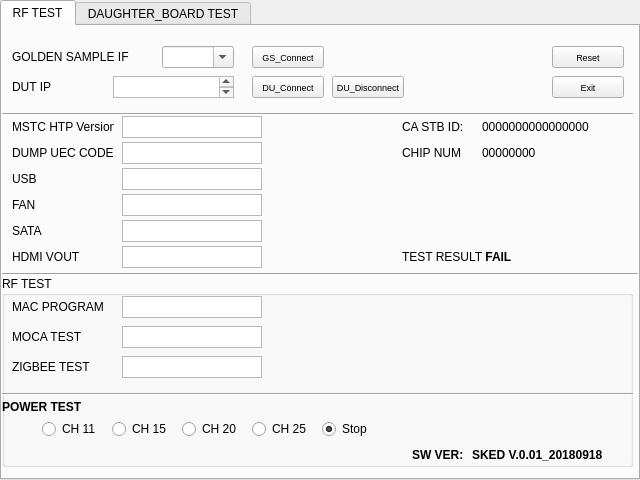
<?xml version="1.0" encoding="UTF-8"?>
<ui version="4.0">
 <class>rfDaughterBoardTest</class>
 <widget class="QTabWidget" name="rfDaughterBoardTest">
  <property name="geometry">
   <rect>
    <x>0</x>
    <y>0</y>
    <width>640</width>
    <height>480</height>
   </rect>
  </property>
  <property name="windowTitle">
   <string>OEMS1802_RF_DAUGHTER_BOARD_TEST</string>
  </property>
  <property name="currentIndex">
   <number>0</number>
  </property>
  <property name="movable">
   <bool>true</bool>
  </property>
  <widget class="QWidget" name="rfTest">
   <attribute name="title">
    <string>RF TEST</string>
   </attribute>
   <widget class="QLabel" name="goldenSampleIfLabel">
    <property name="geometry">
     <rect>
      <x>10</x>
      <y>20</y>
      <width>131</width>
      <height>22</height>
     </rect>
    </property>
    <property name="font">
     <font>
      <pointsize>9</pointsize>
     </font>
    </property>
    <property name="text">
     <string>GOLDEN SAMPLE IF</string>
    </property>
   </widget>
   <widget class="QComboBox" name="goldenSampleIfList">
    <property name="geometry">
     <rect>
      <x>160</x>
      <y>20</y>
      <width>72</width>
      <height>22</height>
     </rect>
    </property>
    <property name="font">
     <font>
      <pointsize>9</pointsize>
     </font>
    </property>
    <property name="editable">
     <bool>true</bool>
    </property>
    <property name="currentIndex">
     <number>-1</number>
    </property>
   </widget>
   <widget class="QPushButton" name="buttonGoldenSampleConnect">
    <property name="geometry">
     <rect>
      <x>250</x>
      <y>20</y>
      <width>72</width>
      <height>22</height>
     </rect>
    </property>
    <property name="font">
     <font>
      <pointsize>7</pointsize>
     </font>
    </property>
    <property name="text">
     <string>GS_Connect</string>
    </property>
   </widget>
   <widget class="QLabel" name="dutIfLabel">
    <property name="geometry">
     <rect>
      <x>10</x>
      <y>50</y>
      <width>60</width>
      <height>22</height>
     </rect>
    </property>
    <property name="font">
     <font>
      <pointsize>9</pointsize>
     </font>
    </property>
    <property name="text">
     <string>DUT IP</string>
    </property>
   </widget>
   <widget class="QPushButton" name="buttonDutConnect">
    <property name="geometry">
     <rect>
      <x>250</x>
      <y>50</y>
      <width>72</width>
      <height>22</height>
     </rect>
    </property>
    <property name="font">
     <font>
      <pointsize>7</pointsize>
     </font>
    </property>
    <property name="text">
     <string>DU_Connect</string>
    </property>
   </widget>
   <widget class="QPushButton" name="buttonDutDisconnect">
    <property name="geometry">
     <rect>
      <x>330</x>
      <y>50</y>
      <width>72</width>
      <height>22</height>
     </rect>
    </property>
    <property name="font">
     <font>
      <pointsize>7</pointsize>
     </font>
    </property>
    <property name="text">
     <string>DU_Disconnect</string>
    </property>
   </widget>
   <widget class="QTextEdit" name="dutIpAddressText">
    <property name="geometry">
     <rect>
      <x>111</x>
      <y>50</y>
      <width>121</width>
      <height>22</height>
     </rect>
    </property>
    <property name="font">
     <font>
      <pointsize>8</pointsize>
     </font>
    </property>
    <property name="autoFormatting">
     <set>QTextEdit::AutoNone</set>
    </property>
   </widget>
   <widget class="QLabel" name="versionLabel">
    <property name="geometry">
     <rect>
      <x>10</x>
      <y>90</y>
      <width>102</width>
      <height>22</height>
     </rect>
    </property>
    <property name="font">
     <font>
      <pointsize>9</pointsize>
     </font>
    </property>
    <property name="text">
     <string>MSTC HTP Version</string>
    </property>
   </widget>
   <widget class="Line" name="line">
    <property name="geometry">
     <rect>
      <x>0</x>
      <y>80</y>
      <width>631</width>
      <height>16</height>
     </rect>
    </property>
    <property name="orientation">
     <enum>Qt::Horizontal</enum>
    </property>
   </widget>
   <widget class="QTextEdit" name="textEdit">
    <property name="geometry">
     <rect>
      <x>120</x>
      <y>90</y>
      <width>140</width>
      <height>22</height>
     </rect>
    </property>
    <property name="font">
     <font>
      <pointsize>7</pointsize>
     </font>
    </property>
   </widget>
   <widget class="QLabel" name="uecCodeDumpLabel">
    <property name="geometry">
     <rect>
      <x>10</x>
      <y>116</y>
      <width>102</width>
      <height>22</height>
     </rect>
    </property>
    <property name="font">
     <font>
      <pointsize>9</pointsize>
     </font>
    </property>
    <property name="text">
     <string>DUMP UEC CODE</string>
    </property>
   </widget>
   <widget class="QTextEdit" name="textEdit_2">
    <property name="geometry">
     <rect>
      <x>120</x>
      <y>116</y>
      <width>140</width>
      <height>22</height>
     </rect>
    </property>
    <property name="font">
     <font>
      <pointsize>7</pointsize>
     </font>
    </property>
   </widget>
   <widget class="QLabel" name="usbLabel">
    <property name="geometry">
     <rect>
      <x>10</x>
      <y>142</y>
      <width>102</width>
      <height>22</height>
     </rect>
    </property>
    <property name="font">
     <font>
      <pointsize>9</pointsize>
     </font>
    </property>
    <property name="text">
     <string>USB</string>
    </property>
   </widget>
   <widget class="QTextEdit" name="textEdit_3">
    <property name="geometry">
     <rect>
      <x>120</x>
      <y>142</y>
      <width>140</width>
      <height>22</height>
     </rect>
    </property>
    <property name="font">
     <font>
      <pointsize>7</pointsize>
     </font>
    </property>
   </widget>
   <widget class="QTextEdit" name="textEdit_4">
    <property name="geometry">
     <rect>
      <x>120</x>
      <y>168</y>
      <width>140</width>
      <height>22</height>
     </rect>
    </property>
    <property name="font">
     <font>
      <pointsize>7</pointsize>
     </font>
    </property>
   </widget>
   <widget class="QLabel" name="fanLabel">
    <property name="geometry">
     <rect>
      <x>10</x>
      <y>168</y>
      <width>102</width>
      <height>22</height>
     </rect>
    </property>
    <property name="font">
     <font>
      <pointsize>9</pointsize>
     </font>
    </property>
    <property name="text">
     <string>FAN</string>
    </property>
   </widget>
   <widget class="QTextEdit" name="textEdit_5">
    <property name="geometry">
     <rect>
      <x>120</x>
      <y>194</y>
      <width>140</width>
      <height>22</height>
     </rect>
    </property>
    <property name="font">
     <font>
      <pointsize>7</pointsize>
     </font>
    </property>
   </widget>
   <widget class="QLabel" name="sataLabel">
    <property name="geometry">
     <rect>
      <x>10</x>
      <y>194</y>
      <width>102</width>
      <height>22</height>
     </rect>
    </property>
    <property name="font">
     <font>
      <pointsize>9</pointsize>
     </font>
    </property>
    <property name="text">
     <string>SATA</string>
    </property>
   </widget>
   <widget class="QTextEdit" name="textEdit_6">
    <property name="geometry">
     <rect>
      <x>120</x>
      <y>220</y>
      <width>140</width>
      <height>22</height>
     </rect>
    </property>
    <property name="font">
     <font>
      <pointsize>7</pointsize>
     </font>
    </property>
   </widget>
   <widget class="QLabel" name="hdmiLabel">
    <property name="geometry">
     <rect>
      <x>10</x>
      <y>220</y>
      <width>102</width>
      <height>22</height>
     </rect>
    </property>
    <property name="font">
     <font>
      <pointsize>9</pointsize>
     </font>
    </property>
    <property name="text">
     <string>HDMI VOUT</string>
    </property>
   </widget>
   <widget class="Line" name="line_2">
    <property name="geometry">
     <rect>
      <x>0</x>
      <y>240</y>
      <width>641</width>
      <height>16</height>
     </rect>
    </property>
    <property name="orientation">
     <enum>Qt::Horizontal</enum>
    </property>
   </widget>
   <widget class="QGroupBox" name="rfTestGroup">
    <property name="geometry">
     <rect>
      <x>0</x>
      <y>250</y>
      <width>631</width>
      <height>191</height>
     </rect>
    </property>
    <property name="title">
     <string>RF TEST</string>
    </property>
    <widget class="QLabel" name="hdmiLabel_2">
     <property name="geometry">
      <rect>
       <x>10</x>
       <y>20</y>
       <width>102</width>
       <height>22</height>
      </rect>
     </property>
     <property name="font">
      <font>
       <pointsize>9</pointsize>
      </font>
     </property>
     <property name="text">
      <string>MAC PROGRAM</string>
     </property>
    </widget>
    <widget class="QTextEdit" name="dutMacAddress">
     <property name="geometry">
      <rect>
       <x>120</x>
       <y>20</y>
       <width>140</width>
       <height>22</height>
      </rect>
     </property>
     <property name="font">
      <font>
       <pointsize>7</pointsize>
      </font>
     </property>
    </widget>
    <widget class="QLabel" name="dutMocaTest">
     <property name="geometry">
      <rect>
       <x>10</x>
       <y>50</y>
       <width>102</width>
       <height>22</height>
      </rect>
     </property>
     <property name="font">
      <font>
       <pointsize>9</pointsize>
      </font>
     </property>
     <property name="text">
      <string>MOCA TEST</string>
     </property>
    </widget>
    <widget class="QTextEdit" name="dutMocaRestult">
     <property name="geometry">
      <rect>
       <x>120</x>
       <y>50</y>
       <width>140</width>
       <height>22</height>
      </rect>
     </property>
     <property name="font">
      <font>
       <pointsize>7</pointsize>
      </font>
     </property>
    </widget>
    <widget class="QLabel" name="dutZigBeeTest">
     <property name="geometry">
      <rect>
       <x>10</x>
       <y>80</y>
       <width>102</width>
       <height>22</height>
      </rect>
     </property>
     <property name="font">
      <font>
       <pointsize>9</pointsize>
      </font>
     </property>
     <property name="text">
      <string>ZIGBEE TEST</string>
     </property>
    </widget>
    <widget class="QTextEdit" name="dutZigbeeResult">
     <property name="geometry">
      <rect>
       <x>120</x>
       <y>80</y>
       <width>140</width>
       <height>22</height>
      </rect>
     </property>
     <property name="font">
      <font>
       <pointsize>7</pointsize>
      </font>
     </property>
    </widget>
    <widget class="Line" name="line_3">
     <property name="geometry">
      <rect>
       <x>0</x>
       <y>110</y>
       <width>641</width>
       <height>16</height>
      </rect>
     </property>
     <property name="orientation">
      <enum>Qt::Horizontal</enum>
     </property>
    </widget>
    <widget class="QLabel" name="powerTestLabel">
     <property name="geometry">
      <rect>
       <x>0</x>
       <y>120</y>
       <width>101</width>
       <height>21</height>
      </rect>
     </property>
     <property name="font">
      <font>
       <weight>75</weight>
       <bold>true</bold>
      </font>
     </property>
     <property name="text">
      <string>POWER TEST</string>
     </property>
    </widget>
    <widget class="QRadioButton" name="radioButtonCH11">
     <property name="geometry">
      <rect>
       <x>40</x>
       <y>140</y>
       <width>71</width>
       <height>26</height>
      </rect>
     </property>
     <property name="font">
      <font>
       <pointsize>9</pointsize>
      </font>
     </property>
     <property name="text">
      <string>CH 11</string>
     </property>
    </widget>
    <widget class="QRadioButton" name="radioButtonCH25">
     <property name="geometry">
      <rect>
       <x>250</x>
       <y>140</y>
       <width>71</width>
       <height>26</height>
      </rect>
     </property>
     <property name="font">
      <font>
       <pointsize>9</pointsize>
      </font>
     </property>
     <property name="text">
      <string>CH 25</string>
     </property>
    </widget>
    <widget class="QRadioButton" name="radioButtonCH20">
     <property name="geometry">
      <rect>
       <x>180</x>
       <y>140</y>
       <width>71</width>
       <height>26</height>
      </rect>
     </property>
     <property name="font">
      <font>
       <pointsize>9</pointsize>
      </font>
     </property>
     <property name="text">
      <string>CH 20</string>
     </property>
    </widget>
    <widget class="QRadioButton" name="radioButtonCH15">
     <property name="geometry">
      <rect>
       <x>110</x>
       <y>140</y>
       <width>71</width>
       <height>26</height>
      </rect>
     </property>
     <property name="font">
      <font>
       <pointsize>9</pointsize>
      </font>
     </property>
     <property name="text">
      <string>CH 15</string>
     </property>
    </widget>
    <widget class="QRadioButton" name="radioButtonCHStop">
     <property name="geometry">
      <rect>
       <x>320</x>
       <y>140</y>
       <width>71</width>
       <height>26</height>
      </rect>
     </property>
     <property name="font">
      <font>
       <pointsize>9</pointsize>
      </font>
     </property>
     <property name="text">
      <string>Stop</string>
     </property>
     <property name="checked">
      <bool>true</bool>
     </property>
    </widget>
    <widget class="QLabel" name="rfSoftwareVerLabel">
     <property name="geometry">
      <rect>
       <x>410</x>
       <y>168</y>
       <width>64</width>
       <height>22</height>
      </rect>
     </property>
     <property name="font">
      <font>
       <pointsize>9</pointsize>
       <weight>75</weight>
       <bold>true</bold>
      </font>
     </property>
     <property name="text">
      <string>SW VER:</string>
     </property>
    </widget>
    <widget class="QLabel" name="rfSoftwareVerValueLabel">
     <property name="geometry">
      <rect>
       <x>470</x>
       <y>168</y>
       <width>160</width>
       <height>22</height>
      </rect>
     </property>
     <property name="font">
      <font>
       <pointsize>9</pointsize>
       <weight>75</weight>
       <bold>true</bold>
      </font>
     </property>
     <property name="text">
      <string>SKED V.0.01_20180918</string>
     </property>
    </widget>
    <widget class="QLabel" name="macResult">
     <property name="geometry">
      <rect>
       <x>310</x>
       <y>20</y>
       <width>48</width>
       <height>22</height>
      </rect>
     </property>
     <property name="font">
      <font>
       <pointsize>9</pointsize>
       <weight>75</weight>
       <bold>true</bold>
      </font>
     </property>
     <property name="text">
      <string/>
     </property>
    </widget>
    <widget class="QLabel" name="mocaResult">
     <property name="geometry">
      <rect>
       <x>310</x>
       <y>50</y>
       <width>48</width>
       <height>22</height>
      </rect>
     </property>
     <property name="font">
      <font>
       <pointsize>9</pointsize>
       <weight>75</weight>
       <bold>true</bold>
      </font>
     </property>
     <property name="text">
      <string/>
     </property>
    </widget>
    <widget class="QLabel" name="zigbeeResult">
     <property name="geometry">
      <rect>
       <x>310</x>
       <y>80</y>
       <width>48</width>
       <height>22</height>
      </rect>
     </property>
     <property name="font">
      <font>
       <pointsize>9</pointsize>
       <weight>75</weight>
       <bold>true</bold>
      </font>
     </property>
     <property name="text">
      <string/>
     </property>
    </widget>
   </widget>
   <widget class="QPushButton" name="buttonReset">
    <property name="geometry">
     <rect>
      <x>550</x>
      <y>20</y>
      <width>72</width>
      <height>22</height>
     </rect>
    </property>
    <property name="font">
     <font>
      <pointsize>7</pointsize>
     </font>
    </property>
    <property name="text">
     <string>Reset</string>
    </property>
   </widget>
   <widget class="QPushButton" name="buttonExit">
    <property name="geometry">
     <rect>
      <x>550</x>
      <y>50</y>
      <width>72</width>
      <height>22</height>
     </rect>
    </property>
    <property name="font">
     <font>
      <pointsize>7</pointsize>
     </font>
    </property>
    <property name="text">
     <string>Exit</string>
    </property>
   </widget>
   <widget class="QLabel" name="caStbIdLabel">
    <property name="geometry">
     <rect>
      <x>400</x>
      <y>90</y>
      <width>65</width>
      <height>21</height>
     </rect>
    </property>
    <property name="font">
     <font>
      <pointsize>9</pointsize>
     </font>
    </property>
    <property name="text">
     <string>CA STB ID:</string>
    </property>
   </widget>
   <widget class="QLabel" name="caStbIdValueLabel">
    <property name="geometry">
     <rect>
      <x>480</x>
      <y>90</y>
      <width>131</width>
      <height>21</height>
     </rect>
    </property>
    <property name="font">
     <font>
      <pointsize>9</pointsize>
     </font>
    </property>
    <property name="text">
     <string>0000000000000000</string>
    </property>
   </widget>
   <widget class="QLabel" name="caChipNumLabel">
    <property name="geometry">
     <rect>
      <x>400</x>
      <y>116</y>
      <width>65</width>
      <height>21</height>
     </rect>
    </property>
    <property name="font">
     <font>
      <pointsize>9</pointsize>
     </font>
    </property>
    <property name="text">
     <string>CHIP NUM</string>
    </property>
   </widget>
   <widget class="QLabel" name="caChipNumValueLabel">
    <property name="geometry">
     <rect>
      <x>480</x>
      <y>116</y>
      <width>131</width>
      <height>21</height>
     </rect>
    </property>
    <property name="font">
     <font>
      <pointsize>9</pointsize>
     </font>
    </property>
    <property name="text">
     <string>00000000</string>
    </property>
   </widget>
   <widget class="QLabel" name="rfTestResultLabel">
    <property name="geometry">
     <rect>
      <x>400</x>
      <y>220</y>
      <width>81</width>
      <height>21</height>
     </rect>
    </property>
    <property name="font">
     <font>
      <pointsize>9</pointsize>
     </font>
    </property>
    <property name="text">
     <string>TEST RESULT</string>
    </property>
   </widget>
   <widget class="QLabel" name="rfTestResultValueLabel">
    <property name="geometry">
     <rect>
      <x>480</x>
      <y>220</y>
      <width>131</width>
      <height>21</height>
     </rect>
    </property>
    <property name="font">
     <font>
      <pointsize>9</pointsize>
      <weight>75</weight>
      <bold>true</bold>
     </font>
    </property>
    <property name="text">
     <string> FAIL</string>
    </property>
   </widget>
   <widget class="QLabel" name="htpVersionResult">
    <property name="geometry">
     <rect>
      <x>310</x>
      <y>90</y>
      <width>48</width>
      <height>22</height>
     </rect>
    </property>
    <property name="font">
     <font>
      <pointsize>9</pointsize>
      <weight>75</weight>
      <bold>true</bold>
     </font>
    </property>
    <property name="text">
     <string/>
    </property>
   </widget>
   <widget class="QLabel" name="dumpCodeResult">
    <property name="geometry">
     <rect>
      <x>310</x>
      <y>116</y>
      <width>48</width>
      <height>22</height>
     </rect>
    </property>
    <property name="font">
     <font>
      <pointsize>9</pointsize>
      <weight>75</weight>
      <bold>true</bold>
     </font>
    </property>
    <property name="text">
     <string/>
    </property>
   </widget>
   <widget class="QLabel" name="usbResult">
    <property name="geometry">
     <rect>
      <x>310</x>
      <y>142</y>
      <width>48</width>
      <height>22</height>
     </rect>
    </property>
    <property name="font">
     <font>
      <pointsize>9</pointsize>
      <weight>75</weight>
      <bold>true</bold>
     </font>
    </property>
    <property name="text">
     <string/>
    </property>
   </widget>
   <widget class="QLabel" name="fanResult">
    <property name="geometry">
     <rect>
      <x>310</x>
      <y>168</y>
      <width>48</width>
      <height>22</height>
     </rect>
    </property>
    <property name="font">
     <font>
      <pointsize>9</pointsize>
      <weight>75</weight>
      <bold>true</bold>
     </font>
    </property>
    <property name="text">
     <string/>
    </property>
   </widget>
   <widget class="QLabel" name="sataResult">
    <property name="geometry">
     <rect>
      <x>310</x>
      <y>194</y>
      <width>48</width>
      <height>22</height>
     </rect>
    </property>
    <property name="font">
     <font>
      <pointsize>9</pointsize>
      <weight>75</weight>
      <bold>true</bold>
     </font>
    </property>
    <property name="text">
     <string/>
    </property>
   </widget>
   <widget class="QLabel" name="hdmiOutResult">
    <property name="geometry">
     <rect>
      <x>310</x>
      <y>220</y>
      <width>48</width>
      <height>22</height>
     </rect>
    </property>
    <property name="font">
     <font>
      <pointsize>9</pointsize>
      <weight>75</weight>
      <bold>true</bold>
     </font>
    </property>
    <property name="text">
     <string/>
    </property>
   </widget>
  </widget>
  <widget class="QWidget" name="daughterBoardTest">
   <attribute name="title">
    <string>DAUGHTER_BOARD TEST</string>
   </attribute>
   <widget class="QLabel" name="daDutIfLabel">
    <property name="geometry">
     <rect>
      <x>10</x>
      <y>40</y>
      <width>60</width>
      <height>22</height>
     </rect>
    </property>
    <property name="font">
     <font>
      <pointsize>9</pointsize>
     </font>
    </property>
    <property name="text">
     <string>DUT IP</string>
    </property>
   </widget>
   <widget class="QTextEdit" name="daDutIpAddressText">
    <property name="geometry">
     <rect>
      <x>111</x>
      <y>40</y>
      <width>121</width>
      <height>22</height>
     </rect>
    </property>
    <property name="font">
     <font>
      <pointsize>8</pointsize>
     </font>
    </property>
    <property name="autoFormatting">
     <set>QTextEdit::AutoNone</set>
    </property>
   </widget>
   <widget class="QPushButton" name="daButtonDutConnect">
    <property name="geometry">
     <rect>
      <x>250</x>
      <y>40</y>
      <width>72</width>
      <height>22</height>
     </rect>
    </property>
    <property name="font">
     <font>
      <pointsize>7</pointsize>
     </font>
    </property>
    <property name="text">
     <string>DU_Connect</string>
    </property>
   </widget>
   <widget class="QPushButton" name="daButtonDutDisconnect">
    <property name="geometry">
     <rect>
      <x>330</x>
      <y>40</y>
      <width>72</width>
      <height>22</height>
     </rect>
    </property>
    <property name="font">
     <font>
      <pointsize>7</pointsize>
     </font>
    </property>
    <property name="text">
     <string>DU_Disconnect</string>
    </property>
   </widget>
   <widget class="QLabel" name="daughSoftwareVerLabel">
    <property name="geometry">
     <rect>
      <x>410</x>
      <y>418</y>
      <width>64</width>
      <height>22</height>
     </rect>
    </property>
    <property name="font">
     <font>
      <pointsize>9</pointsize>
      <weight>75</weight>
      <bold>true</bold>
     </font>
    </property>
    <property name="text">
     <string>SW VER:</string>
    </property>
   </widget>
   <widget class="QLabel" name="daughSoftwareVerValueLabel">
    <property name="geometry">
     <rect>
      <x>470</x>
      <y>418</y>
      <width>160</width>
      <height>22</height>
     </rect>
    </property>
    <property name="font">
     <font>
      <pointsize>9</pointsize>
      <weight>75</weight>
      <bold>true</bold>
     </font>
    </property>
    <property name="text">
     <string>SKED V.0.01_20180918</string>
    </property>
   </widget>
   <widget class="QLabel" name="daLedTestLabel">
    <property name="geometry">
     <rect>
      <x>10</x>
      <y>108</y>
      <width>102</width>
      <height>22</height>
     </rect>
    </property>
    <property name="font">
     <font>
      <pointsize>9</pointsize>
     </font>
    </property>
    <property name="text">
     <string>LED TEST</string>
    </property>
   </widget>
   <widget class="QLabel" name="uecCodeDumpLabel_2">
    <property name="geometry">
     <rect>
      <x>10</x>
      <y>134</y>
      <width>102</width>
      <height>22</height>
     </rect>
    </property>
    <property name="font">
     <font>
      <pointsize>9</pointsize>
     </font>
    </property>
    <property name="text">
     <string>VFD TEST</string>
    </property>
   </widget>
   <widget class="QLabel" name="usbLabel_2">
    <property name="geometry">
     <rect>
      <x>10</x>
      <y>160</y>
      <width>102</width>
      <height>22</height>
     </rect>
    </property>
    <property name="font">
     <font>
      <pointsize>9</pointsize>
     </font>
    </property>
    <property name="text">
     <string>IR TEST</string>
    </property>
   </widget>
   <widget class="QLabel" name="daIrResult">
    <property name="geometry">
     <rect>
      <x>140</x>
      <y>160</y>
      <width>48</width>
      <height>22</height>
     </rect>
    </property>
    <property name="font">
     <font>
      <pointsize>9</pointsize>
      <weight>75</weight>
      <bold>true</bold>
     </font>
    </property>
    <property name="text">
     <string/>
    </property>
   </widget>
   <widget class="QLabel" name="daVfdResult">
    <property name="geometry">
     <rect>
      <x>140</x>
      <y>134</y>
      <width>48</width>
      <height>22</height>
     </rect>
    </property>
    <property name="font">
     <font>
      <pointsize>9</pointsize>
      <weight>75</weight>
      <bold>true</bold>
     </font>
    </property>
    <property name="text">
     <string/>
    </property>
   </widget>
   <widget class="QLabel" name="daLedResult">
    <property name="geometry">
     <rect>
      <x>140</x>
      <y>108</y>
      <width>48</width>
      <height>22</height>
     </rect>
    </property>
    <property name="font">
     <font>
      <pointsize>9</pointsize>
      <weight>75</weight>
      <bold>true</bold>
     </font>
    </property>
    <property name="text">
     <string/>
    </property>
   </widget>
  </widget>
 </widget>
 <resources/>
 <connections>
  <connection>
   <sender>buttonExit</sender>
   <signal>clicked()</signal>
   <receiver>rfDaughterBoardTest</receiver>
   <slot>close()</slot>
   <hints>
    <hint type="sourcelabel">
     <x>605</x>
     <y>92</y>
    </hint>
    <hint type="destinationlabel">
     <x>0</x>
     <y>171</y>
    </hint>
   </hints>
  </connection>
  <connection>
   <sender>buttonReset</sender>
   <signal>clicked()</signal>
   <receiver>line_2</receiver>
   <slot>repaint()</slot>
   <hints>
    <hint type="sourcelabel">
     <x>559</x>
     <y>67</y>
    </hint>
    <hint type="destinationlabel">
     <x>414</x>
     <y>284</y>
    </hint>
   </hints>
  </connection>
 </connections>
</ui>
